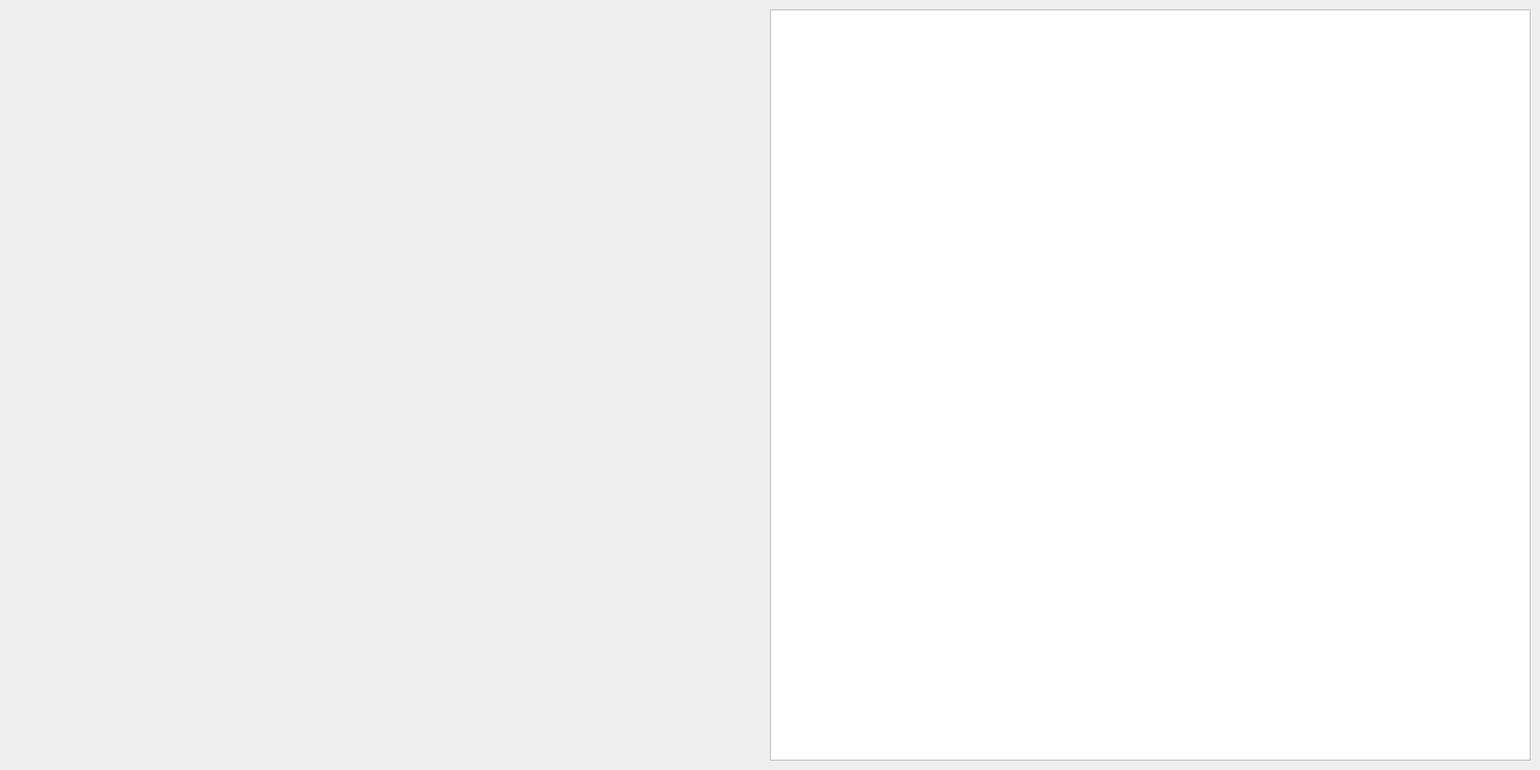
<?xml version="1.0" encoding="UTF-8"?>
<ui version="4.0">
 <class>imagerecongnitionwithhumanpower</class>
 <widget class="QWidget" name="imagerecongnitionwithhumanpower">
  <property name="geometry">
   <rect>
    <x>0</x>
    <y>0</y>
    <width>1800</width>
    <height>900</height>
   </rect>
  </property>
  <property name="windowTitle">
   <string>Form</string>
  </property>
  <layout class="QHBoxLayout" name="horizontalLayout" stretch="1,1">
   <item>
    <layout class="QVBoxLayout" name="verticalLayout">
     <item>
      <spacer name="verticalSpacer">
       <property name="orientation">
        <enum>Qt::Vertical</enum>
       </property>
       <property name="sizeHint" stdset="0">
        <size>
         <width>20</width>
         <height>40</height>
        </size>
       </property>
      </spacer>
     </item>
    </layout>
   </item>
   <item>
    <widget class="QGraphicsView" name="graphicsView"/>
   </item>
  </layout>
 </widget>
 <resources/>
 <connections/>
</ui>
